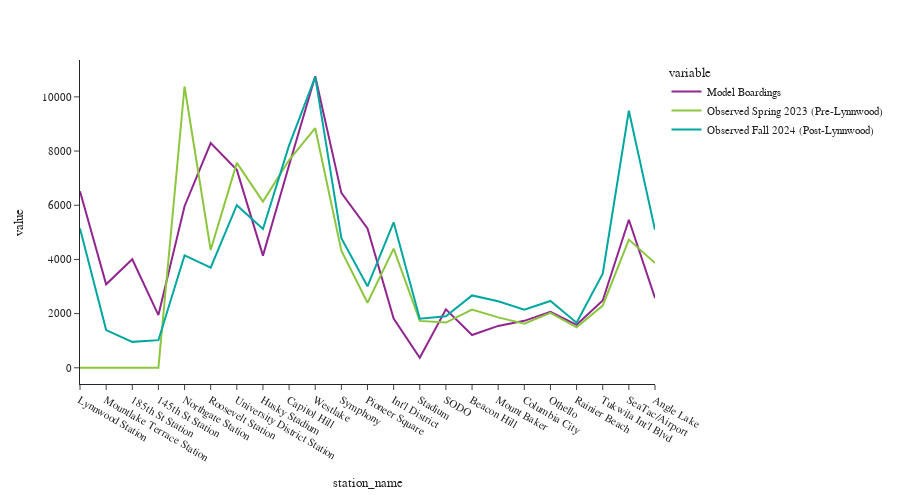

Write notebook code for a chart like this one.
### Code cell
fig = px.line(df_1_line)
fig.update_layout(height=500, width=900, font=dict(size=11),
                  yaxis_tickformat = '.00f')
fig.show()

### Figure 1 — Plotly figure (JSON) as saved in the notebook; plotly's stock layout.template omitted (floating-point values rounded to 4 significant figures)
{"data": [{"hovertemplate": "variable=Model Boardings<br>station_name=%{x}<br>value=%{y}<extra></extra>", "legendgroup": "Model Boardings", "line": {"color": "#91268F", "dash": "solid"}, "marker": {"symbol": "circle"}, "mode": "lines", "name": "Model Boardings", "orientation": "v", "showlegend": true, "type": "scatter", "x": ["Lynnwood Station", "Mountlake Terrace Station", "185th St Station", "145th St Station", "Northgate Station", "Roosevelt Station", "University District Station", "Husky Stadium", "Capitol Hill", "Westlake", "Symphony", "Pioneer Square", "Int'l District", "Stadium", "SODO", "Beacon Hill", "Mount Baker", "Columbia City", "Othello", "Rainier Beach", "Tukwila Int'l Blvd", "SeaTac/Airport", "Angle Lake"], "xaxis": "x", "y": [6515.0, 3084.0, 4008.0, 1946.0, 5963.0, 8297.0, 7305.0, 4141.0, 7479.0, 10760.0, 6457.0, 5144.0, 1814.0, 371.5, 2159.0, 1209.0, 1546.0, 1734.0, 2066.0, 1588.0, 2486.0, 5465.0, 2577.0], "yaxis": "y"}, {"hovertemplate": "variable=Observed Spring 2023 (Pre-Lynnwood)<br>station_name=%{x}<br>value=%{y}<extra></extra>", "legendgroup": "Observed Spring 2023 (Pre-Lynnwood)", "line": {"color": "#8CC63E", "dash": "solid"}, "marker": {"symbol": "circle"}, "mode": "lines", "name": "Observed Spring 2023 (Pre-Lynnwood)", "orientation": "v", "showlegend": true, "type": "scatter", "x": ["Lynnwood Station", "Mountlake Terrace Station", "185th St Station", "145th St Station", "Northgate Station", "Roosevelt Station", "University District Station", "Husky Stadium", "Capitol Hill", "Westlake", "Symphony", "Pioneer Square", "Int'l District", "Stadium", "SODO", "Beacon Hill", "Mount Baker", "Columbia City", "Othello", "Rainier Beach", "Tukwila Int'l Blvd", "SeaTac/Airport", "Angle Lake"], "xaxis": "x", "y": [0, 0, 0, 0, 10384, 4349, 7563, 6134, 7667, 8845, 4324, 2400, 4399, 1731, 1669, 2147, 1861, 1630, 2030, 1495, 2298, 4731, 3865], "yaxis": "y"}, {"hovertemplate": "variable=Observed Fall 2024 (Post-Lynnwood)<br>station_name=%{x}<br>value=%{y}<extra></extra>", "legendgroup": "Observed Fall 2024 (Post-Lynnwood)", "line": {"color": "#00A7A0", "dash": "solid"}, "marker": {"symbol": "circle"}, "mode": "lines", "name": "Observed Fall 2024 (Post-Lynnwood)", "orientation": "v", "showlegend": true, "type": "scatter", "x": ["Lynnwood Station", "Mountlake Terrace Station", "185th St Station", "145th St Station", "Northgate Station", "Roosevelt Station", "University District Station", "Husky Stadium", "Capitol Hill", "Westlake", "Symphony", "Pioneer Square", "Int'l District", "Stadium", "SODO", "Beacon Hill", "Mount Baker", "Columbia City", "Othello", "Rainier Beach", "Tukwila Int'l Blvd", "SeaTac/Airport", "Angle Lake"], "xaxis": "x", "y": [5146, 1393, 957, 1020, 4150, 3693, 6004, 5122, 8207, 10737, 4783, 3008, 5372, 1813, 1899, 2672, 2458, 2145, 2466, 1663, 3475, 9490, 5093], "yaxis": "y"}], "layout": {"font": {"size": 11}, "height": 500, "legend": {"title": {"text": "variable"}, "tracegroupgap": 0}, "margin": {"t": 60}, "width": 900, "xaxis": {"anchor": "y", "domain": [0, 1], "title": {"text": "station_name"}}, "yaxis": {"anchor": "x", "domain": [0, 1], "tickformat": ".00f", "title": {"text": "value"}}}}
